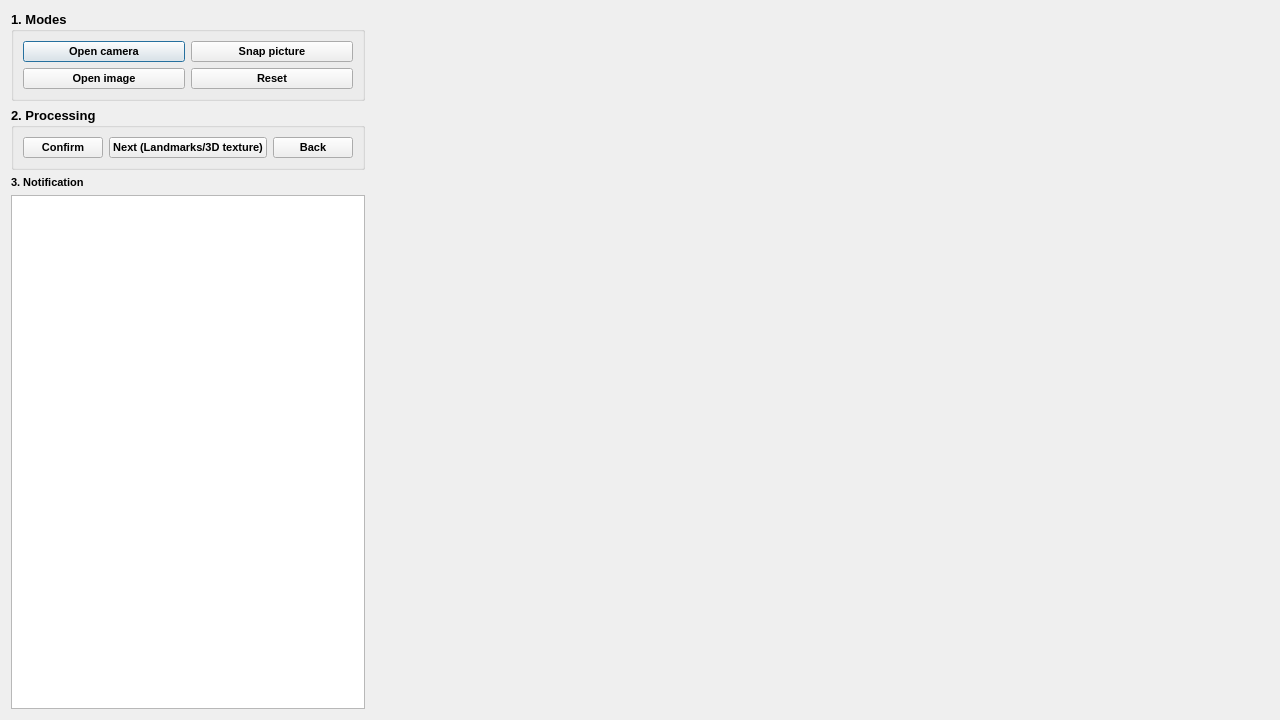
<?xml version="1.0" encoding="UTF-8"?>
<ui version="4.0">
 <class>Dialog</class>
 <widget class="QDialog" name="Dialog">
  <property name="geometry">
   <rect>
    <x>0</x>
    <y>0</y>
    <width>1280</width>
    <height>720</height>
   </rect>
  </property>
  <property name="font">
   <font>
    <family>Segoe UI</family>
    <pointsize>10</pointsize>
    <weight>75</weight>
    <bold>true</bold>
   </font>
  </property>
  <property name="windowTitle">
   <string>Main</string>
  </property>
  <layout class="QHBoxLayout" name="horizontalLayout" stretch="1,3">
   <item>
    <layout class="QVBoxLayout" name="verticalLayout_3">
     <item>
      <widget class="QGroupBox" name="groupBox_Button">
       <property name="font">
        <font>
         <family>Segoe UI</family>
         <pointsize>10</pointsize>
         <weight>75</weight>
         <bold>true</bold>
        </font>
       </property>
       <property name="title">
        <string>1. Modes</string>
       </property>
       <layout class="QVBoxLayout" name="verticalLayout">
        <item>
         <layout class="QHBoxLayout" name="horizontalLayout_5">
          <property name="sizeConstraint">
           <enum>QLayout::SetDefaultConstraint</enum>
          </property>
          <item>
           <widget class="QPushButton" name="pushButton_OpenCam">
            <property name="sizePolicy">
             <sizepolicy hsizetype="Expanding" vsizetype="Minimum">
              <horstretch>0</horstretch>
              <verstretch>0</verstretch>
             </sizepolicy>
            </property>
            <property name="font">
             <font>
              <family>Segoe UI</family>
              <pointsize>8</pointsize>
              <weight>75</weight>
              <bold>true</bold>
             </font>
            </property>
            <property name="autoFillBackground">
             <bool>true</bool>
            </property>
            <property name="text">
             <string>Open camera</string>
            </property>
           </widget>
          </item>
          <item>
           <widget class="QPushButton" name="pushButton_Capture">
            <property name="sizePolicy">
             <sizepolicy hsizetype="Expanding" vsizetype="Minimum">
              <horstretch>0</horstretch>
              <verstretch>0</verstretch>
             </sizepolicy>
            </property>
            <property name="font">
             <font>
              <family>Segoe UI</family>
              <pointsize>8</pointsize>
              <weight>75</weight>
              <bold>true</bold>
             </font>
            </property>
            <property name="autoFillBackground">
             <bool>true</bool>
            </property>
            <property name="text">
             <string>Snap picture</string>
            </property>
           </widget>
          </item>
         </layout>
        </item>
        <item>
         <layout class="QHBoxLayout" name="horizontalLayout_6">
          <property name="sizeConstraint">
           <enum>QLayout::SetDefaultConstraint</enum>
          </property>
          <item>
           <widget class="QPushButton" name="pushButton_OpenImg">
            <property name="sizePolicy">
             <sizepolicy hsizetype="Expanding" vsizetype="Minimum">
              <horstretch>0</horstretch>
              <verstretch>0</verstretch>
             </sizepolicy>
            </property>
            <property name="font">
             <font>
              <family>Segoe UI</family>
              <pointsize>8</pointsize>
              <weight>75</weight>
              <bold>true</bold>
             </font>
            </property>
            <property name="autoFillBackground">
             <bool>true</bool>
            </property>
            <property name="text">
             <string>Open image</string>
            </property>
           </widget>
          </item>
          <item>
           <widget class="QPushButton" name="pushButton_Reset">
            <property name="sizePolicy">
             <sizepolicy hsizetype="Expanding" vsizetype="Minimum">
              <horstretch>0</horstretch>
              <verstretch>0</verstretch>
             </sizepolicy>
            </property>
            <property name="font">
             <font>
              <family>Segoe UI</family>
              <pointsize>8</pointsize>
              <weight>75</weight>
              <bold>true</bold>
             </font>
            </property>
            <property name="autoFillBackground">
             <bool>true</bool>
            </property>
            <property name="text">
             <string>Reset</string>
            </property>
           </widget>
          </item>
         </layout>
        </item>
       </layout>
      </widget>
     </item>
     <item>
      <widget class="QGroupBox" name="groupBox_Button_2">
       <property name="font">
        <font>
         <family>Segoe UI</family>
         <pointsize>10</pointsize>
         <weight>75</weight>
         <bold>true</bold>
        </font>
       </property>
       <property name="title">
        <string>2. Processing</string>
       </property>
       <layout class="QVBoxLayout" name="verticalLayout_2">
        <item>
         <layout class="QHBoxLayout" name="horizontalLayout_8">
          <property name="sizeConstraint">
           <enum>QLayout::SetDefaultConstraint</enum>
          </property>
          <item>
           <widget class="QPushButton" name="pushButton_Confirm">
            <property name="sizePolicy">
             <sizepolicy hsizetype="Expanding" vsizetype="Minimum">
              <horstretch>0</horstretch>
              <verstretch>0</verstretch>
             </sizepolicy>
            </property>
            <property name="font">
             <font>
              <family>Segoe UI</family>
              <pointsize>8</pointsize>
              <weight>75</weight>
              <bold>true</bold>
             </font>
            </property>
            <property name="autoFillBackground">
             <bool>true</bool>
            </property>
            <property name="text">
             <string>Confirm</string>
            </property>
           </widget>
          </item>
          <item>
           <widget class="QPushButton" name="pushButton_Next">
            <property name="sizePolicy">
             <sizepolicy hsizetype="Expanding" vsizetype="Minimum">
              <horstretch>0</horstretch>
              <verstretch>0</verstretch>
             </sizepolicy>
            </property>
            <property name="font">
             <font>
              <family>Segoe UI</family>
              <pointsize>8</pointsize>
              <weight>75</weight>
              <bold>true</bold>
             </font>
            </property>
            <property name="autoFillBackground">
             <bool>true</bool>
            </property>
            <property name="text">
             <string>Next (Landmarks/3D texture)</string>
            </property>
           </widget>
          </item>
          <item>
           <widget class="QPushButton" name="pushButton_Back">
            <property name="sizePolicy">
             <sizepolicy hsizetype="Expanding" vsizetype="Minimum">
              <horstretch>0</horstretch>
              <verstretch>0</verstretch>
             </sizepolicy>
            </property>
            <property name="font">
             <font>
              <pointsize>8</pointsize>
             </font>
            </property>
            <property name="autoFillBackground">
             <bool>true</bool>
            </property>
            <property name="text">
             <string>Back</string>
            </property>
           </widget>
          </item>
         </layout>
        </item>
       </layout>
      </widget>
     </item>
     <item>
      <widget class="QLabel" name="label_4">
       <property name="sizePolicy">
        <sizepolicy hsizetype="Minimum" vsizetype="Minimum">
         <horstretch>0</horstretch>
         <verstretch>0</verstretch>
        </sizepolicy>
       </property>
       <property name="font">
        <font>
         <family>Segoe UI</family>
         <pointsize>8</pointsize>
         <weight>75</weight>
         <bold>true</bold>
        </font>
       </property>
       <property name="autoFillBackground">
        <bool>true</bool>
       </property>
       <property name="text">
        <string>3. Notification</string>
       </property>
      </widget>
     </item>
     <item>
      <widget class="QListView" name="listView"/>
     </item>
    </layout>
   </item>
   <item>
    <widget class="QLabel" name="label_Image">
     <property name="enabled">
      <bool>true</bool>
     </property>
     <property name="sizePolicy">
      <sizepolicy hsizetype="Ignored" vsizetype="Ignored">
       <horstretch>0</horstretch>
       <verstretch>0</verstretch>
      </sizepolicy>
     </property>
     <property name="maximumSize">
      <size>
       <width>16777215</width>
       <height>16777215</height>
      </size>
     </property>
     <property name="font">
      <font>
       <pointsize>46</pointsize>
       <weight>75</weight>
       <bold>true</bold>
      </font>
     </property>
     <property name="text">
      <string/>
     </property>
     <property name="scaledContents">
      <bool>true</bool>
     </property>
     <property name="alignment">
      <set>Qt::AlignCenter</set>
     </property>
    </widget>
   </item>
  </layout>
 </widget>
 <resources/>
 <connections/>
</ui>
